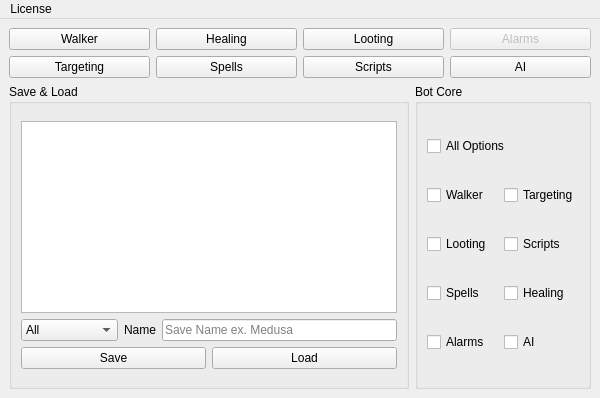
<?xml version="1.0" encoding="UTF-8"?>
<ui version="4.0">
 <class>Bot_View</class>
 <widget class="QMainWindow" name="Bot_View">
  <property name="windowModality">
   <enum>Qt::WindowModality::NonModal</enum>
  </property>
  <property name="geometry">
   <rect>
    <x>0</x>
    <y>0</y>
    <width>600</width>
    <height>398</height>
   </rect>
  </property>
  <property name="sizePolicy">
   <sizepolicy hsizetype="Fixed" vsizetype="Fixed">
    <horstretch>0</horstretch>
    <verstretch>0</verstretch>
   </sizepolicy>
  </property>
  <property name="focusPolicy">
   <enum>Qt::FocusPolicy::StrongFocus</enum>
  </property>
  <property name="windowTitle">
   <string>EasyBot</string>
  </property>
  <widget class="QWidget" name="centralwidget">
   <property name="enabled">
    <bool>true</bool>
   </property>
   <property name="sizePolicy">
    <sizepolicy hsizetype="Fixed" vsizetype="Fixed">
     <horstretch>0</horstretch>
     <verstretch>0</verstretch>
    </sizepolicy>
   </property>
   <property name="minimumSize">
    <size>
     <width>400</width>
     <height>300</height>
    </size>
   </property>
   <property name="focusPolicy">
    <enum>Qt::FocusPolicy::StrongFocus</enum>
   </property>
   <layout class="QVBoxLayout" name="verticalLayout">
    <item>
     <layout class="QHBoxLayout" name="horizontalLayout">
      <item>
       <widget class="QPushButton" name="walker_pushButton">
        <property name="text">
         <string>Walker</string>
        </property>
       </widget>
      </item>
      <item>
       <widget class="QPushButton" name="healing_pushButton">
        <property name="enabled">
         <bool>true</bool>
        </property>
        <property name="text">
         <string>Healing</string>
        </property>
       </widget>
      </item>
      <item>
       <widget class="QPushButton" name="looting_pushButton">
        <property name="text">
         <string>Looting</string>
        </property>
       </widget>
      </item>
      <item>
       <widget class="QPushButton" name="alarms_pushButton">
        <property name="enabled">
         <bool>false</bool>
        </property>
        <property name="text">
         <string>Alarms</string>
        </property>
       </widget>
      </item>
     </layout>
    </item>
    <item>
     <layout class="QHBoxLayout" name="horizontalLayout_2">
      <item>
       <widget class="QPushButton" name="targeting_pushButton">
        <property name="text">
         <string>Targeting</string>
        </property>
       </widget>
      </item>
      <item>
       <widget class="QPushButton" name="spells_pushButton">
        <property name="enabled">
         <bool>true</bool>
        </property>
        <property name="text">
         <string>Spells</string>
        </property>
       </widget>
      </item>
      <item>
       <widget class="QPushButton" name="scripts_pushButton">
        <property name="enabled">
         <bool>true</bool>
        </property>
        <property name="text">
         <string>Scripts</string>
        </property>
       </widget>
      </item>
      <item>
       <widget class="QPushButton" name="ai_pushButton">
        <property name="enabled">
         <bool>true</bool>
        </property>
        <property name="text">
         <string>AI</string>
        </property>
       </widget>
      </item>
     </layout>
    </item>
    <item>
     <layout class="QHBoxLayout" name="horizontalLayout_5">
      <item>
       <widget class="QGroupBox" name="groupBox">
        <property name="title">
         <string>Save &amp;&amp; Load</string>
        </property>
        <layout class="QVBoxLayout" name="verticalLayout_3">
         <item>
          <layout class="QVBoxLayout" name="verticalLayout_2">
           <item>
            <widget class="QListWidget" name="profiles_listWidget">
             <property name="sizePolicy">
              <sizepolicy hsizetype="Preferred" vsizetype="Fixed">
               <horstretch>0</horstretch>
               <verstretch>0</verstretch>
              </sizepolicy>
             </property>
            </widget>
           </item>
           <item>
            <layout class="QHBoxLayout" name="horizontalLayout_4">
             <item>
              <widget class="QComboBox" name="saveLoad_comboBox">
               <item>
                <property name="text">
                 <string>All</string>
                </property>
               </item>
               <item>
                <property name="text">
                 <string>Walker</string>
                </property>
               </item>
               <item>
                <property name="text">
                 <string>Targeting</string>
                </property>
               </item>
               <item>
                <property name="text">
                 <string>Looting</string>
                </property>
               </item>
               <item>
                <property name="text">
                 <string>Healing</string>
                </property>
               </item>
               <item>
                <property name="text">
                 <string>Spells</string>
                </property>
               </item>
               <item>
                <property name="text">
                 <string>Scripts</string>
                </property>
               </item>
               <item>
                <property name="text">
                 <string>Alarms</string>
                </property>
               </item>
               <item>
                <property name="text">
                 <string>Heal Friend</string>
                </property>
               </item>
               <item>
                <property name="text">
                 <string>AI</string>
                </property>
               </item>
               <item>
                <property name="text">
                 <string>Rune Maker</string>
                </property>
               </item>
              </widget>
             </item>
             <item>
              <widget class="QLabel" name="label_2">
               <property name="sizePolicy">
                <sizepolicy hsizetype="Fixed" vsizetype="Fixed">
                 <horstretch>0</horstretch>
                 <verstretch>0</verstretch>
                </sizepolicy>
               </property>
               <property name="text">
                <string>Name</string>
               </property>
              </widget>
             </item>
             <item>
              <widget class="QLineEdit" name="name_lineEdit">
               <property name="sizePolicy">
                <sizepolicy hsizetype="Expanding" vsizetype="Fixed">
                 <horstretch>0</horstretch>
                 <verstretch>0</verstretch>
                </sizepolicy>
               </property>
               <property name="placeholderText">
                <string>Save Name ex. Medusa</string>
               </property>
              </widget>
             </item>
            </layout>
           </item>
           <item>
            <layout class="QHBoxLayout" name="horizontalLayout_3">
             <item>
              <widget class="QPushButton" name="save_pushButton">
               <property name="sizePolicy">
                <sizepolicy hsizetype="Minimum" vsizetype="Fixed">
                 <horstretch>0</horstretch>
                 <verstretch>0</verstretch>
                </sizepolicy>
               </property>
               <property name="text">
                <string>Save</string>
               </property>
              </widget>
             </item>
             <item>
              <widget class="QPushButton" name="load_pushButton">
               <property name="sizePolicy">
                <sizepolicy hsizetype="Minimum" vsizetype="Fixed">
                 <horstretch>0</horstretch>
                 <verstretch>0</verstretch>
                </sizepolicy>
               </property>
               <property name="text">
                <string>Load</string>
               </property>
              </widget>
             </item>
            </layout>
           </item>
          </layout>
         </item>
        </layout>
       </widget>
      </item>
      <item>
       <widget class="QGroupBox" name="groupBox_2">
        <property name="title">
         <string>Bot Core</string>
        </property>
        <layout class="QGridLayout" name="gridLayout">
         <item row="3" column="1">
          <widget class="QCheckBox" name="spells_checkBox">
           <property name="text">
            <string>Spells</string>
           </property>
          </widget>
         </item>
         <item row="4" column="1">
          <widget class="QCheckBox" name="alarms_checkBox">
           <property name="text">
            <string>Alarms</string>
           </property>
          </widget>
         </item>
         <item row="1" column="3">
          <widget class="QCheckBox" name="targeting_checkBox">
           <property name="text">
            <string>Targeting</string>
           </property>
          </widget>
         </item>
         <item row="2" column="3">
          <widget class="QCheckBox" name="scripts_checkBox">
           <property name="text">
            <string>Scripts</string>
           </property>
          </widget>
         </item>
         <item row="2" column="1">
          <widget class="QCheckBox" name="looting_checkBox">
           <property name="text">
            <string>Looting</string>
           </property>
          </widget>
         </item>
         <item row="1" column="1" colspan="2">
          <widget class="QCheckBox" name="walker_checkBox">
           <property name="text">
            <string>Walker</string>
           </property>
          </widget>
         </item>
         <item row="3" column="3">
          <widget class="QCheckBox" name="healing_checkBox">
           <property name="text">
            <string>Healing</string>
           </property>
          </widget>
         </item>
         <item row="0" column="1" colspan="3">
          <widget class="QCheckBox" name="all_checkBox">
           <property name="sizePolicy">
            <sizepolicy hsizetype="Fixed" vsizetype="Fixed">
             <horstretch>0</horstretch>
             <verstretch>0</verstretch>
            </sizepolicy>
           </property>
           <property name="text">
            <string>All Options</string>
           </property>
          </widget>
         </item>
         <item row="4" column="3">
          <widget class="QCheckBox" name="ai_checkBox">
           <property name="text">
            <string>AI</string>
           </property>
          </widget>
         </item>
        </layout>
       </widget>
      </item>
     </layout>
    </item>
   </layout>
  </widget>
  <widget class="QMenuBar" name="menuBar">
   <property name="geometry">
    <rect>
     <x>0</x>
     <y>0</y>
     <width>600</width>
     <height>22</height>
    </rect>
   </property>
   <widget class="QMenu" name="menuLicense">
    <property name="title">
     <string>License</string>
    </property>
    <addaction name="actionAbout_QT"/>
   </widget>
   <addaction name="menuLicense"/>
  </widget>
  <action name="actionAbout_QT">
   <property name="text">
    <string>About QT</string>
   </property>
  </action>
 </widget>
 <tabstops>
  <tabstop>walker_pushButton</tabstop>
 </tabstops>
 <resources/>
 <connections>
  <connection>
   <sender>all_checkBox</sender>
   <signal>clicked()</signal>
   <receiver>targeting_checkBox</receiver>
   <slot>click()</slot>
   <hints>
    <hint type="sourcelabel">
     <x>485</x>
     <y>134</y>
    </hint>
    <hint type="destinationlabel">
     <x>579</x>
     <y>175</y>
    </hint>
   </hints>
  </connection>
  <connection>
   <sender>all_checkBox</sender>
   <signal>clicked()</signal>
   <receiver>walker_checkBox</receiver>
   <slot>click()</slot>
   <hints>
    <hint type="sourcelabel">
     <x>485</x>
     <y>134</y>
    </hint>
    <hint type="destinationlabel">
     <x>484</x>
     <y>175</y>
    </hint>
   </hints>
  </connection>
  <connection>
   <sender>all_checkBox</sender>
   <signal>clicked()</signal>
   <receiver>looting_checkBox</receiver>
   <slot>click()</slot>
   <hints>
    <hint type="sourcelabel">
     <x>485</x>
     <y>134</y>
    </hint>
    <hint type="destinationlabel">
     <x>478</x>
     <y>216</y>
    </hint>
   </hints>
  </connection>
  <connection>
   <sender>all_checkBox</sender>
   <signal>clicked()</signal>
   <receiver>scripts_checkBox</receiver>
   <slot>click()</slot>
   <hints>
    <hint type="sourcelabel">
     <x>485</x>
     <y>134</y>
    </hint>
    <hint type="destinationlabel">
     <x>579</x>
     <y>216</y>
    </hint>
   </hints>
  </connection>
  <connection>
   <sender>all_checkBox</sender>
   <signal>clicked()</signal>
   <receiver>spells_checkBox</receiver>
   <slot>click()</slot>
   <hints>
    <hint type="sourcelabel">
     <x>485</x>
     <y>134</y>
    </hint>
    <hint type="destinationlabel">
     <x>478</x>
     <y>257</y>
    </hint>
   </hints>
  </connection>
  <connection>
   <sender>all_checkBox</sender>
   <signal>clicked()</signal>
   <receiver>healing_checkBox</receiver>
   <slot>click()</slot>
   <hints>
    <hint type="sourcelabel">
     <x>485</x>
     <y>134</y>
    </hint>
    <hint type="destinationlabel">
     <x>579</x>
     <y>257</y>
    </hint>
   </hints>
  </connection>
  <connection>
   <sender>all_checkBox</sender>
   <signal>clicked()</signal>
   <receiver>alarms_checkBox</receiver>
   <slot>click()</slot>
   <hints>
    <hint type="sourcelabel">
     <x>457</x>
     <y>124</y>
    </hint>
    <hint type="destinationlabel">
     <x>448</x>
     <y>288</y>
    </hint>
   </hints>
  </connection>
  <connection>
   <sender>all_checkBox</sender>
   <signal>clicked()</signal>
   <receiver>ai_checkBox</receiver>
   <slot>click()</slot>
   <hints>
    <hint type="sourcelabel">
     <x>457</x>
     <y>124</y>
    </hint>
    <hint type="destinationlabel">
     <x>448</x>
     <y>329</y>
    </hint>
   </hints>
  </connection>
 </connections>
</ui>
